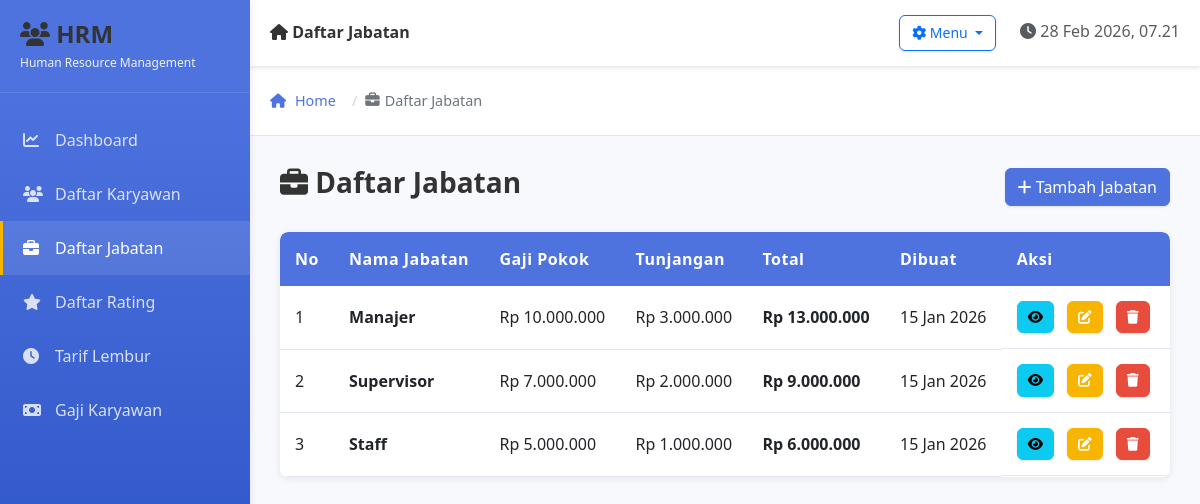
The page /views/jabatan.php on the database its author committed.
### tables this page shows
CREATE TABLE `jabatan` (
  `id` int(11) NOT NULL,
  `nama` varchar(100) NOT NULL,
  `gaji_pokok` int(11) NOT NULL,
  `tunjangan` int(11) NOT NULL,
  `created_at` timestamp NOT NULL DEFAULT current_timestamp()
);

### config/Database.php (called while the page is built, shortened)
<?php
class Database {
    private $host = "localhost";
    private $user = "root";
    private $pass = "";
    private $db = "kantor";
    private $conn;
    private function connect() {
        $this->conn = mysqli_connect($this->host, $this->user, $this->pass, $this->db);
        mysqli_set_charset($this->conn, "utf8mb4");
    }
    public function query($sql) {
        return mysqli_query($this->conn, $sql);
    }
}

### models/Jabatan.php (called while the page is built, shortened)
<?php
require_once __DIR__ . '/../classes/Model.php';
class Jabatan extends Model {
    protected $table = 'jabatan';
    public function getAll() {
        $sql = "SELECT * FROM {$this->table} ORDER BY created_at DESC";
        return $this->fetchAll($sql);
    }
}

### classes/Model.php (called while the page is built, shortened)
<?php
class Model {
    protected $db;
    public function __construct() {
        require_once __DIR__ . '/../config/Database.php';
        $this->db = new Database();
    }
    public function query($sql) {
        return $this->db->query($sql);
    }
    public function fetchAll($sql) {
        $result = $this->query($sql);
        $data = [];
        if ($result && mysqli_num_rows($result) > 0) {
            while ($row = mysqli_fetch_assoc($result)) {
                $data[] = $row;
            }
        }
        return $data;
    }
}

### views/jabatan.php (the view, shortened to what this page needs)
<?php
require_once __DIR__ . '/../models/Jabatan.php';
$jabatan_model = new Jabatan();
$all_jabatan = $jabatan_model->getAll();
include __DIR__ . '/layout.php';
?>
<div class="d-flex justify-content-between align-items-center mb-4">
    <h3><i class="fas fa-briefcase"></i> Daftar Jabatan</h3>
    <a href="<?php echo BASE_URL; ?>views/jabatan-form.php" class="btn btn-primary">
        <i class="fas fa-plus"></i> Tambah Jabatan
    </a>
</div>
<?php if (count($all_jabatan) > 0): ?>
    <div class="card">
        <div class="table-responsive">
            <table class="table table-hover mb-0">
                <thead class="table-dark">
                    <tr>
                        <th>No</th>
                        <th>Nama Jabatan</th>
                        <th>Gaji Pokok</th>
                        <th>Tunjangan</th>
                        <th>Total</th>
                        <th>Dibuat</th>
                        <th>Aksi</th>
                    </tr>
                </thead>
                <tbody>
                    <?php foreach ($all_jabatan as $index => $item): ?>
                        <tr>
                            <td><?php echo $index + 1; ?></td>
                            <td><strong><?php echo htmlspecialchars($item['nama']); ?></strong></td>
                            <td><?php echo 'Rp ' . number_format($item['gaji_pokok'], 0, ',', '.'); ?></td>
                            <td><?php echo 'Rp ' . number_format($item['tunjangan'], 0, ',', '.'); ?></td>
                            <td><strong><?php echo 'Rp ' . number_format($item['gaji_pokok'] + $item['tunjangan'], 0, ',', '.'); ?></strong></td>
                            <td><?php echo date('d M Y', strtotime($item['created_at'])); ?></td>
                            <td class="action-buttons">
                                <a href="<?php echo BASE_URL; ?>views/jabatan-detail.php?id=<?php echo $item['id']; ?>" class="btn btn-info btn-sm" title="Detail">
                                    <i class="fas fa-eye"></i>
                                </a>
                                <a href="<?php echo BASE_URL; ?>views/jabatan-form.php?id=<?php echo $item['id']; ?>" class="btn btn-warning btn-sm" title="Edit">
                                    <i class="fas fa-edit"></i>
                                </a>
                                <button class="btn btn-danger btn-sm" onclick="showDeleteConfirm('<?php echo BASE_URL; ?>controllers/jabatan-controller.php?action=delete&id=<?php echo $item['id']; ?>', '<?php echo addslashes($item['nama']); ?>');" title="Hapus">
                                    <i class="fas fa-trash"></i>
                                </button>
                            </td>
                        </tr>
                    <?php endforeach; ?>
                </tbody>
            </table>
        </div>
    </div>
<?php endif; ?>
<?php include __DIR__ . '/layout-footer.php'; ?>

### assets/css/style.css (style rules this page uses)
:root { --primary-color: #4e73df; --secondary-color: #858796; --success-color: #1cc88a; --danger-color: #e74c3c; --warning-color: #f8b500; --info-color: #17a2b8; --light-bg: #f8f9fc; --sidebar-width: 250px; }
html, body { width: 100%; height: 100%; margin: 0; padding: 0; overflow-x: hidden; }
body { background-color: var(--light-bg); font-family: 'Segoe UI', Tahoma, Geneva, Verdana, sans-serif; }
.card { border: none; box-shadow: 0 2px 8px rgba(0,0,0,0.08); border-radius: 8px; }
.btn-primary { background-color: var(--primary-color); border-color: var(--primary-color); }
.btn-danger { background-color: var(--danger-color); border-color: var(--danger-color); }
.btn-warning { background-color: var(--warning-color); border-color: var(--warning-color); color: white; }
.table { background-color: white; border-radius: 8px; overflow: hidden; }
.table thead th { background-color: var(--primary-color); color: white; font-weight: 600; border: none; padding: 15px; }
.table tbody td { padding: 15px; vertical-align: middle; border-color: #e3e6f0; }
.action-buttons { white-space: nowrap; }
.action-buttons .btn { padding: 5px 10px; font-size: 0.85rem; margin-right: 5px; }
.table-responsive { border-radius: 8px; }
.card { border: none; box-shadow: 0 2px 8px rgba(0,0,0,0.08); border-radius: 8px; transition: box-shadow 0.3s ease, transform 0.3s ease; }
.btn { font-weight: 500; border-radius: 6px; transition: all 0.3s ease; box-shadow: 0 1px 3px rgba(0,0,0,0.1); }
.btn-sm { padding: 0.4rem 0.75rem; font-size: 0.875rem; }
.table tbody tr { transition: all 0.2s ease; }
.table thead th { font-weight: 600; letter-spacing: 0.5px; }
.page-content > div:not(:last-child) { margin-bottom: 2rem; }
h1, h2, h3, h4, h5, h6 { color: #333; font-weight: 600; margin-bottom: 0.5rem; }
a { color: var(--primary-color); text-decoration: none; transition: color 0.2s ease; }
.action-buttons { display: flex; gap: 0.5rem; flex-wrap: wrap; }
.action-buttons .btn { flex: 0 1 auto; }
html { scroll-behavior: smooth; }

### rows shown on the page
jabatan: nama "Manajer", gaji_pokok "10.000.000", tunjangan "3.000.000", $item['gaji_pokok'] + $item['tunjangan'] "13.000.000", created_at "15 Jan 2026"
jabatan: nama "Supervisor", gaji_pokok "7.000.000", tunjangan "2.000.000", $item['gaji_pokok'] + $item['tunjangan'] "9.000.000", created_at "15 Jan 2026"
jabatan: nama "Staff", gaji_pokok "5.000.000", tunjangan "1.000.000", $item['gaji_pokok'] + $item['tunjangan'] "6.000.000", created_at "15 Jan 2026"

### other values the page prints
$page_title "Daftar Jabatan"
$item['label'] "Daftar Jabatan"
